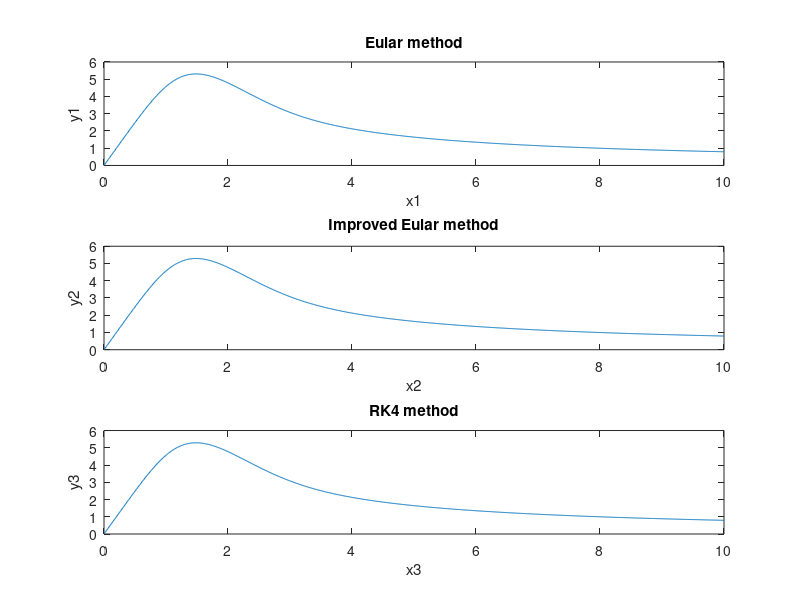

MATLAB code for this plot:
%(a)
for i = 1:1001
    x1(i) = 0.01*i-0.01;
end
y1(1) = 0;
for j = 2:1001
    y1(j) = y1(j-1)+5*cos(abs(x1(j-1)*y1(j-1))*(-1)/5)*0.01;
end

figure;
subplot(3,1,1);
plot (x1,y1);
title('Eular method');
xlabel('x1');
ylabel('y1');

%(b)
for i = 1:1001
    x2(i) = 0.01*i-0.01;
end
y0(1) = 0;
y2(1) = 0;
for j = 2:1001
    y0(j) = y2(j-1)+5*cos(abs(x2(j-1)*y2(j-1))*(-1)/5)*0.01;
    y2(j) = y2(j-1)+(5*cos(abs(x2(j-1)*y2(j-1))*(-1)/5)+5*cos(abs(x2(j)*y0(j))*(-1)/5))/2*0.01;
end

subplot(3,1,2);
plot (x2,y2);
title('Improved Eular method');
xlabel('x2');
ylabel('y2');

%(c)
for i = 1:1001
    x3(i) = 0.01*i-0.01;
end
k1(1) = 0;
k2(1) = 0;
k3(1) = 0;
k4(1) = 0;
y3(1) = 0;
for j = 2:1001
    k1(j) = 5*cos(abs(x3(j-1)*y3(j-1))*(-1)/5);
    k2(j) = 5*cos(abs((x3(j-1)+0.005)*(y3(j-1)+0.005*k1(j)))*(-1)/5);
    k3(j) = 5*cos(abs((x3(j-1)+0.005)*(y3(j-1)+0.005*k2(j)))*(-1)/5);
    k4(j) = 5*cos(abs((x3(j-1)+0.01)*(y3(j-1)+0.01*k3(j)))*(-1)/5);
    y3(j) = y3(j-1)+0.01/6*(k1(j)+2*k2(j)+2*k3(j)+k4(j));
end

subplot(3,1,3);
plot (x2,y2);
title('RK4 method');
xlabel('x3');
ylabel('y3');